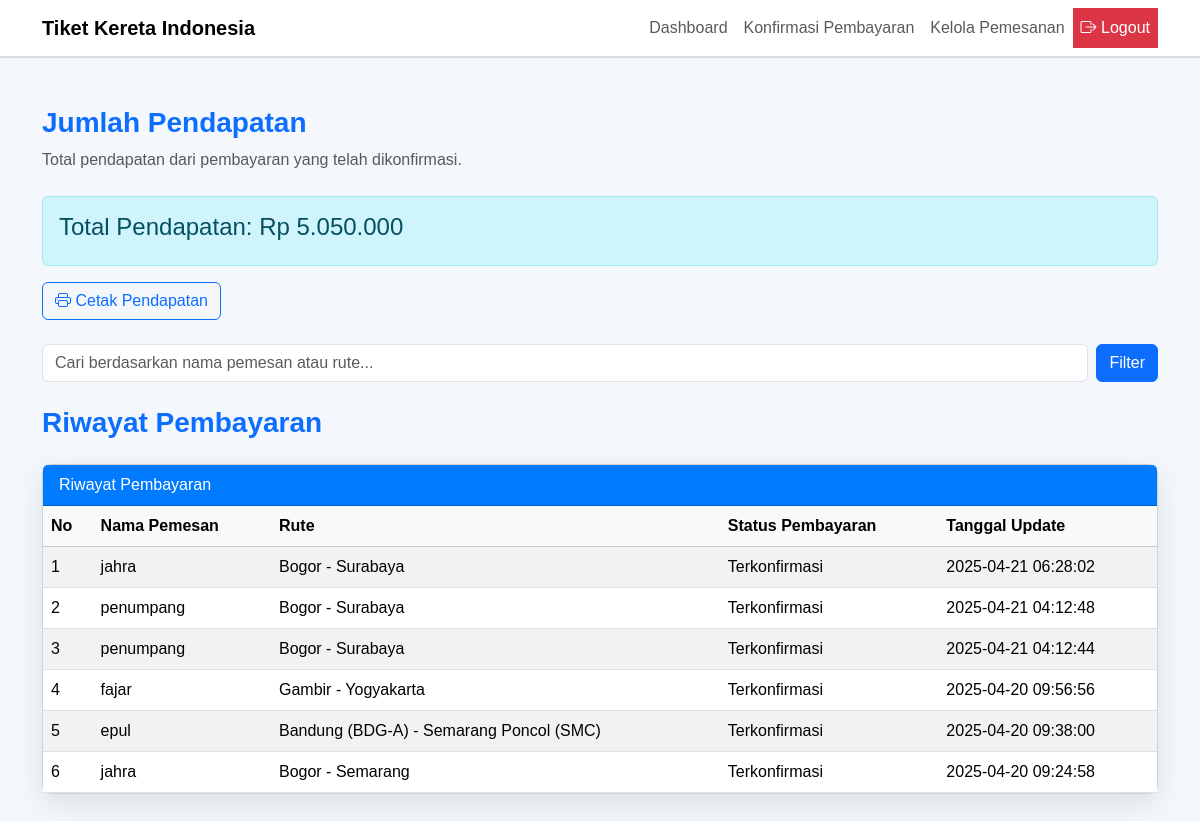
The page /jumlah_pendapatan.php (signed in) on the database its author committed.
### tables this page shows
CREATE TABLE `riwayat_pembayaran` (
  `id_riwayat` int NOT NULL,
  `id_pemesanan` int NOT NULL,
  `status_pembayaran` varchar(50) NOT NULL,
  `tanggal_update` timestamp NULL DEFAULT CURRENT_TIMESTAMP
);

CREATE TABLE `users` (
  `id_user` int NOT NULL,
  `nama` varchar(255) NOT NULL,
  `email` varchar(50) NOT NULL,
  `username` varchar(50) NOT NULL,
  `password` varchar(255) NOT NULL,
  `alamat` text,
  `role` enum('admin','petugas','pemesan') NOT NULL,
  `foto` varchar(255) DEFAULT NULL
);

CREATE TABLE `rute_transportasi` (
  `id_rute` int NOT NULL,
  `id_transportasi` int NOT NULL,
  `asal` varchar(255) NOT NULL,
  `tujuan` varchar(255) NOT NULL,
  `tanggal_keberangkatan` date NOT NULL,
  `waktu_keberangkatan` time NOT NULL,
  `harga` varchar(255) NOT NULL,
  `kelas` enum('Ekonomi','Bisnis','Vip') NOT NULL
);

### jumlah_pendapatan.php (the view, shortened to what this page needs)
<?php
require 'koneksi.php';
$queryPendapatan = "SELECT SUM(r.harga) AS total_pendapatan
                    FROM pemesanan p
                    JOIN rute_transportasi r ON p.id_rute = r.id_rute
                    WHERE p.status_pembayaran = 'Terkonfirmasi'";
$result = mysqli_query($con, $queryPendapatan);
$totalPendapatan = 0;
if ($result) {
    $row = mysqli_fetch_assoc($result);
    $totalPendapatan = $row['total_pendapatan'] ?? 0;
} else {
    $totalPendapatan = 0;
}
$filter = "";
$queryRiwayat = "SELECT rp.*, p.id_pemesanan, u.username, r.asal, r.tujuan
                 FROM riwayat_pembayaran rp
                 JOIN pemesanan p ON rp.id_pemesanan = p.id_pemesanan
                 JOIN users u ON p.id_user = u.id_user
                 JOIN rute_transportasi r ON p.id_rute = r.id_rute
                 WHERE u.username LIKE '%$filter%' OR r.asal LIKE '%$filter%' OR r.tujuan LIKE '%$filter%'
                 ORDER BY rp.tanggal_update DESC";
$resultRiwayat = mysqli_query($con, $queryRiwayat);
?>
<!DOCTYPE html>
<html lang="id">
<head>
    <link href="https://cdn.jsdelivr.net/npm/bootstrap@5.3.3/dist/css/bootstrap.min.css" rel="stylesheet">
    <link href="https://cdn.jsdelivr.net/npm/bootstrap-icons@1.10.0/font/bootstrap-icons.css" rel="stylesheet">
</head>
<body>
<nav class="navbar navbar-expand-lg navbar-light bg-white">
    <div class="container">
        <a class="navbar-brand" href="#">Tiket Kereta Indonesia</a>
        <div class="collapse navbar-collapse justify-content-end" id="navbarNav">
            <ul class="navbar-nav">
                <li class="nav-item"><a class="nav-link" href="dashboard.php">Dashboard</a></li>
                <li class="nav-item"><a class="nav-link" href="konfirmasi_pembayaran.php">Konfirmasi Pembayaran</a></li>
                <li class="nav-item"><a class="nav-link" href="kelola_pemesanan.php">Kelola Pemesanan</a></li>
                <li class="nav-item"><a class="nav-link btn-danger" href="logout.php"><i class="bi bi-box-arrow-right"></i> Logout</a></li>
            </ul>
        </div>
    </div>
</nav>
<div class="container my-5">
    <div class="mb-4">
        <h3 class="fw-semibold text-primary">Jumlah Pendapatan</h3>
        <p class="text-muted">Total pendapatan dari pembayaran yang telah dikonfirmasi.</p>
    </div>
    <div class="alert alert-info">
        <h4>Total Pendapatan: Rp <?= number_format($totalPendapatan, 0, ',', '.') ?></h4>
    </div>
<a href="cetak_pendapatan.php" class="btn btn-outline-primary mb-4" target="_blank">
    <i class="bi bi-printer"></i> Cetak Pendapatan
</a>
    <form method="POST" class="mb-4 d-flex">
        <input type="text" name="filter" class="form-control" placeholder="Cari berdasarkan nama pemesan atau rute..." value="<?= htmlspecialchars($filter) ?>">
        <button type="submit" class="btn btn-primary ms-2">Filter</button>
    </form>
    <div class="mb-4">
        <h3 class="fw-semibold text-primary">Riwayat Pembayaran</h3>
    </div>
    <div class="row g-4">
        <div class="col-12">
            <div class="card card-custom">
                <div class="card-header">
                    Riwayat Pembayaran
                </div>
                <div class="card-body p-0">
                    <div class="table-responsive">
                        <table class="table table-striped mb-0">
                            <thead class="table-light">
                                <tr>
                                    <th>No</th>
                                    <th>Nama Pemesan</th>
                                    <th>Rute</th>
                                    <th>Status Pembayaran</th>
                                    <th>Tanggal Update</th>
                                </tr>
                            </thead>
                            <tbody>
                                <?php
                                if (mysqli_num_rows($resultRiwayat) > 0) {
                                    $no = 1;
                                    while ($row = mysqli_fetch_assoc($resultRiwayat)) {
                                        echo "<tr>";
                                        echo "<td>" . $no++ . "</td>";
                                        echo "<td>" . $row['username'] . "</td>";
                                        echo "<td>" . $row['asal'] . " - " . $row['tujuan'] . "</td>";
                                        echo "<td>" . $row['status_pembayaran'] . "</td>";
                                        echo "<td>" . $row['tanggal_update'] . "</td>";
                                        echo "</tr>";
                                    }
                                } else {
                                    echo "<tr><td colspan='5' class='text-center'>Tidak ada riwayat pembayaran.</td></tr>";
                                }
                                ?>
                            </tbody>
                        </table>
                    </div>
                </div>
            </div>
        </div>
    </div>
</div>
</body>
</html>

### jumlah_pendapatan.php (style rules this page uses)
body { background-color: #f4f7fc; font-family: 'Arial', sans-serif; }
.navbar { border-bottom: 2px solid #ddd; }
.navbar-brand { font-weight: bold; }
.navbar-nav .nav-link { font-weight: 500; }
.card-custom { border-radius: 10px; box-shadow: 0 10px 30px rgba(0, 0, 0, 0.1); }
.card-header { background-color: #007bff; color: #fff; border-radius: 10px 10px 0 0; }
.card-body { padding: 20px; }
.table th, .table td { vertical-align: middle; }
.table-striped tbody tr:nth-of-type(odd) { background-color: #f9f9f9; }
.btn-danger { background-color: #dc3545; color: white; }

### rows shown on the page
riwayat_pembayaran: users.username "jahra", rute_transportasi.asal "Bogor", rute_transportasi.tujuan "Surabaya", status_pembayaran "Terkonfirmasi", tanggal_update "2025-04-21 06:28:02"
riwayat_pembayaran: users.username "penumpang", rute_transportasi.asal "Bogor", rute_transportasi.tujuan "Surabaya", status_pembayaran "Terkonfirmasi", tanggal_update "2025-04-21 04:12:48"
riwayat_pembayaran: users.username "penumpang", rute_transportasi.asal "Bogor", rute_transportasi.tujuan "Surabaya", status_pembayaran "Terkonfirmasi", tanggal_update "2025-04-21 04:12:44"
riwayat_pembayaran: users.username "fajar", rute_transportasi.asal "Gambir", rute_transportasi.tujuan "Yogyakarta", status_pembayaran "Terkonfirmasi", tanggal_update "2025-04-20 09:56:56"
riwayat_pembayaran: users.username "epul", rute_transportasi.asal "Bandung (BDG-A)", rute_transportasi.tujuan "Semarang Poncol (SMC)", status_pembayaran "Terkonfirmasi", tanggal_update "2025-04-20 09:38:00"
riwayat_pembayaran: users.username "jahra", rute_transportasi.asal "Bogor", rute_transportasi.tujuan "Semarang", status_pembayaran "Terkonfirmasi", tanggal_update "2025-04-20 09:24:58"

### other values the page prints
$totalPendapatan "5.050.000"
